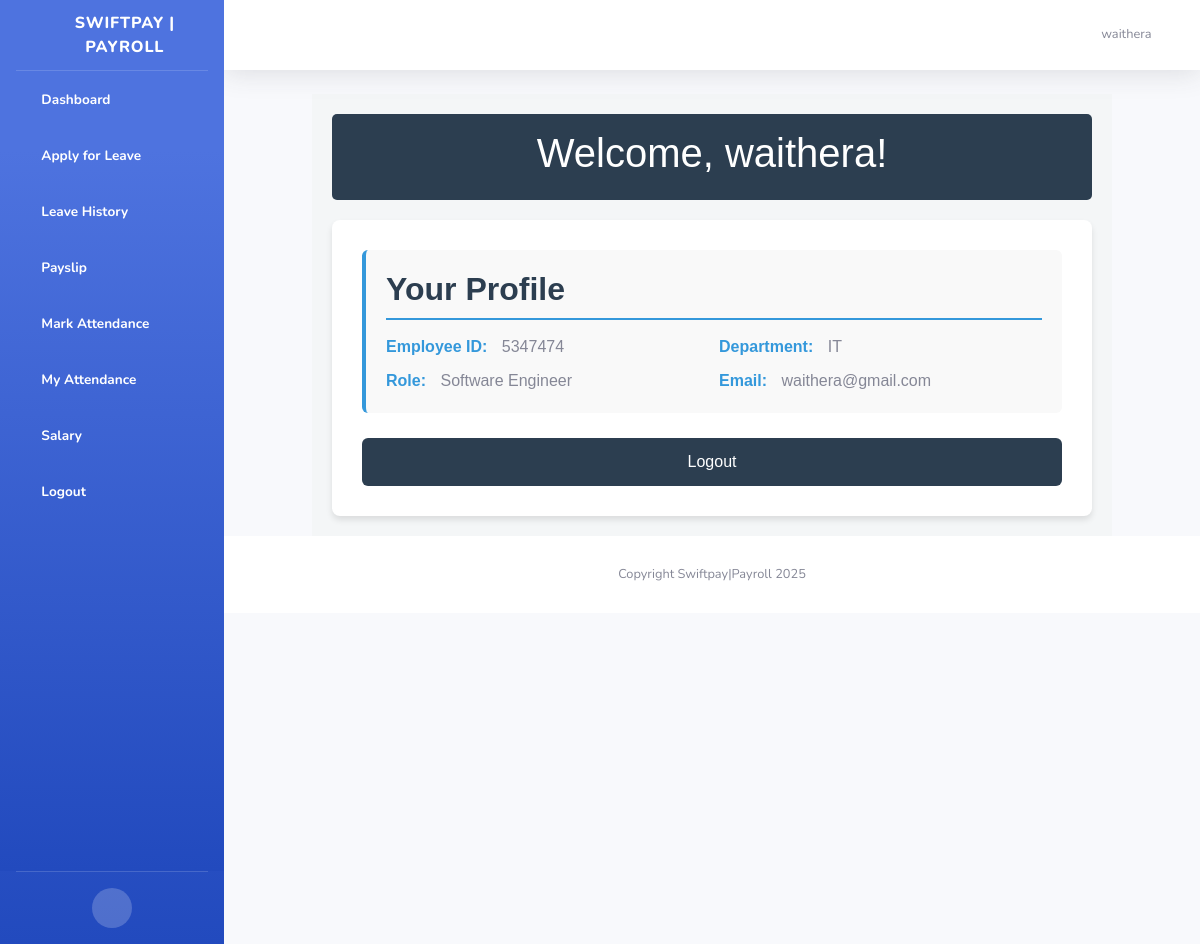
The app's page /user_dashboard/ (signed in) with its own data.
### mywebsite/models.py (models this page shows, shortened)
class CustomUser(AbstractUser):
    GENDER_CHOICES = [
        ('M', 'Male'),
        ('F', 'Female'),
        ('O', 'Other')
    ]
    employee_id = models.CharField(max_length=20, unique=True)
    date_of_birth = models.DateField(null=True, blank=True)
    gender = models.CharField(max_length=1, choices=GENDER_CHOICES)
    phone_number = models.CharField(max_length=15, blank=True)
    address = models.TextField(blank=True)
    joined_date = models.DateField(default=timezone.now)
    role = models.ForeignKey(EmployeeRole, on_delete=models.SET_NULL, null=True)
    department = models.ForeignKey(Department, on_delete=models.SET_NULL, null=True)
    is_active_employee = models.BooleanField(default=True)
    middle_name = models.CharField(max_length=255, null=True, blank=True)
    residential_status = models.CharField(max_length=2, choices=[
        ('R', 'Resident'),
        ('NR', 'Non-Resident')
    ], null=True, blank=True)
    national_id = models.CharField(max_length=10, null=True, blank=True)
    kra_pin = models.CharField(max_length=11, null=True, blank=True)
    nssf_no = models.CharField(max_length=15, null=True, blank=True)
    nhif_no = models.CharField(max_length=15, null=True, blank=True)
    passport_photo = models.ImageField(upload_to='employee_photos/', blank=True, null=True)
    basic_salary = models.DecimalField(max_digits=10, decimal_places=2, null=True, blank=True)
    bank = models.CharField(max_length=50, null=True, blank=True)
    bank_account_name = models.CharField(max_length=255, null=True, blank=True)
    bank_account_number = models.CharField(max_length=35, null=True, blank=True)
    bank_branch = models.CharField(max_length=40, null=True, blank=True)
    employee_personal_number = models.CharField(max_length=50, null=True, blank=True)
    date_of_employment = models.DateField(null=True, blank=True)
    contract_type = models.CharField(choices=[
        ('P', 'Permanent'),
        ('T', 'Temporary')
    ], max_length=1, null=True, blank=True)
    job_title = models.CharField(max_length=50, null=True, blank=True)
    employee_email = models.EmailField(null=True, blank=True)
    mobile_phone = models.CharField(max_length=15, null=True, blank=True)

class Department(models.Model):
    name = models.CharField(max_length=100, unique=True)
    description = models.TextField(blank=True, null=True)

class EmployeeRole(models.Model):
    title = models.CharField(max_length=100)
    base_salary = models.DecimalField(max_digits=10, decimal_places=2)
    department = models.ForeignKey(Department, on_delete=models.SET_NULL, null=True)

### mywebsite/views.py (the view)
# urls.py: path('user_dashboard/', views.user_dashboard, name='user_dashboard'),
@login_required
def user_dashboard(request):
    user = request.user
    context = {
        'employee': user,
        'attendance_records': Attendance.objects.filter(employee=user).order_by('-date')[:5],  # Last 5 attendance records
        'leave_applications': LeaveApplication.objects.filter(employee=user).order_by('-applied_on')[:5],  # Last 5 leave requests
        'salary_details': Salary.objects.filter(employee=user).order_by('-year', '-month')[:3],  # Last 3 salary records
        'payslips': PaySlip.objects.filter(salary__employee=user).order_by('-issue_date')[:3],  # Last 3 payslips
        'tax_declarations': TaxDeclaration.objects.filter(employee=user).order_by('-financial_year')[:2],  # Last 2 tax records
    }
    return render(request, 'user_dashboard.html', context)

### templates/user_dashboard.html
{% extends "base.html" %}
{% load static %}
{% block content %}
<link href="{% static 'css/user-dashboard.css'  %}" rel="stylesheet">
<div class="user-dashboard">
    <div class="dashboard-header">
        <h1>Welcome, {{ employee.username }}!</h1>
    </div>
    <div class="dashboard-content">
        <div class="profile-section">
            <h2 class="section-title">Your Profile</h2>
            <div class="profile-details">
                <div><strong>Employee ID:</strong> {{ employee.employee_id }}</div>
                <div><strong>Department:</strong> {{ employee.department.name }}</div>
                <div><strong>Role:</strong> {{ employee.role.title }}</div>
                <div><strong>Email:</strong> {{ employee.email }}</div>
            </div>
        </div>
        <a href="{% url 'logout' %}">
            <button class="logout-button">Logout</button>
        </a>
    </div>
</div>
{% endblock %}

### templates/base.html (shortened to what this page needs)
<!DOCTYPE html>
<html lang="en">
<head>
    {% load static %}
    <link href="{% static 'theme/vendor/fontawesome-free/css/all.min.css'  %}" rel="stylesheet" type="text/css">
    <link href="{% static 'theme/css/sb-admin-2.min.css'  %}" rel="stylesheet">
    <link href="{% static 'css/app.css'  %}" rel="stylesheet">
    <link href="{% static 'jquerui/jquery-ui.css' %}" rel='stylesheet' type='text/css'/>
    <link href="https://cdn.datatables.net/1.10.20/css/jquery.dataTables.min.css" rel='stylesheet' type='text/css'/>
</head>
<body id="page-top">
<div id="wrapper">
    <ul class="navbar-nav bg-gradient-primary sidebar sidebar-dark accordion" id="accordionSidebar">
        <a class="sidebar-brand d-flex align-items-center justify-content-center" href="">
            <div class="sidebar-brand-icon rotate-n-15">
                <i class="fas fa-money-check-alt"></i>
            </div>
            <div class="sidebar-brand-text mx-3">SwiftPay | Payroll</div>
        </a>
        {% if user.is_authenticated %}
        <ul class="navbar-nav bg-gradient-primary sidebar sidebar-dark accordion" id="accordionSidebar">
            {% if user.is_superuser %}
                <li class="nav-item active">
                    <a class="nav-link" href="{% url 'dashboard' %}">
                        <i class="fas fa-fw fa-user-shield"></i>
                        <span>Admin Dashboard</span></a>
                </li>
                <li class="nav-item active">
                    <a class="nav-link" href="{% url 'employee_list' %}">
                        <i class="fas fa-fw fa-user-friends"></i>
                        <span>Manage Employees</span></a>
                </li>
                <li class="nav-item active">
                    <a class="nav-link" href="{% url 'leave_application_list' %}">
                        <i class="fas fa-fw fa-calendar-check"></i>
                        <span>Leave Requests</span></a>
                </li>
                <li class="nav-item active">
                    <a class="nav-link" href="{% url 'attendance_list'%}">
                        <i class="fas fa-fw fa-book-medical"></i>
                        <span>Attendance Records</span></a>
                </li>
                <li class="nav-item active">
                    <a class="nav-link" href="{% url 'admin_salary_list'%}">
                        <i class="fas fa-fw fa-check-circle"></i>
                        <span>Salary</span></a>
                </li>
                <li class="nav-item active">
                    <a class="nav-link" href="{% url 'department_list'%}">
                        <i class="fas fa-fw fa-check-circle"></i>
                        <span>Departments</span></a>
                </li>
                <li class="nav-item active">
                    <a class="nav-link" href="{% url 'monthly_payroll_report'%}">
                        <i class="fas fa-fw fa-check-circle"></i>
                        <span>Report</span></a>
                </li>
            {% else %}
                <li class="nav-item active">
                    <a class="nav-link" href="{% url 'user_dashboard' %}">
                        <i class="fas fa-fw fa-tachometer-alt"></i>
                        <span>Dashboard</span></a>
                </li>
                <li class="nav-item active">
                    <a class="nav-link" href="{% url 'apply_leave'%}">
                        <i class="fas fa-fw fa-plus"></i>
                        <span>Apply for Leave</span></a>
                </li>
                <li class="nav-item active">
                    <a class="nav-link" href="{% url 'user_leave_history'%}">
                        <i class="fas fa-fw fa-address-card"></i>
                        <span>Leave History</span></a>
                </li>
                <li class="nav-item active">
                    <a class="nav-link" href="#">
                        <i class="fas fa-fw fa-file-invoice-dollar"></i>
                        <span>Payslip</span></a>
                </li>
                <li class="nav-item active">
                    <a class="nav-link" href="{% url 'mark_attendance'%}">
                        <i class="fas fa-fw fa-check-circle"></i>
                        <span>Mark Attendance</span></a>
                </li>
                <li class="nav-item active">
                    <a class="nav-link" href="{% url 'user_attendance_list'%}">
                        <i class="fas fa-fw fa-check-circle"></i>
                        <span>My Attendance</span></a>
                </li>
                <li class="nav-item active">
                    <a class="nav-link" href="{% url 'salary_list'%}">
                        <i class="fas fa-fw fa-check-circle"></i>
                        <span>Salary</span></a>
                </li>
            {% endif %}
            <li class="nav-item active">
                <a class="nav-link" href="{% url 'logout' %}">
                    <i class="fas fa-fw fa-sign-out-alt"></i>
                    <span>Logout</span></a>
            </li>
        </ul>
    {% endif %}
        <hr class="sidebar-divider">
        <div class="text-center d-none d-md-inline">
            <button class="rounded-circle border-0" id="sidebarToggle"></button>
        </div>
    </ul>
    <div id="content-wrapper" class="d-flex flex-column">
        <div id="content">
            <nav class="navbar navbar-expand navbar-light bg-white topbar mb-4 static-top shadow">
                <ul class="navbar-nav ml-auto">
                    <li class="nav-item dropdown no-arrow">
                        <a class="nav-link dropdown-toggle" href="#" id="userDropdown" role="button"
                           data-toggle="dropdown" aria-haspopup="true" aria-expanded="false">
                            <span class="mr-2 d-none d-lg-inline text-gray-600 small">{{request.user.username}}</span>
                            <i class="far fa-user-circle"></i>
                        </a>
                    </li>
                </ul>
            </nav>
            {% block content %}
            {% endblock %}
            <footer class="sticky-footer bg-white">
                <div class="container my-auto">
                    <div class="copyright text-center my-auto">
                        <span>Copyright Swiftpay|Payroll 2025</span>
                    </div>
                </div>
            </footer>
        </div>
    </div>
</div>
</body>
</html>

### static/css/user-dashboard.css (style rules this page uses)
.user-dashboard { max-width: 800px; margin: 0 auto; padding: 20px; background-color: #f4f6f7; font-family: Arial, sans-serif; }
.dashboard-header { background-color: #2c3e50; color: white; padding: 15px; text-align: center; margin-bottom: 20px; border-radius: 5px; }
.dashboard-content { background-color: white; border-radius: 8px; box-shadow: 0 4px 6px rgba(0, 0, 0, 0.1); padding: 30px; }
.profile-section { margin-bottom: 25px; background-color: #f9f9f9; border-radius: 6px; padding: 20px; border-left: 4px solid #3498db; }
.section-title { color: #2c3e50; border-bottom: 2px solid #3498db; padding-bottom: 10px; margin-bottom: 15px; font-weight: bold; }
.profile-details { display: grid; grid-template-columns: 1fr 1fr; gap: 10px; }
.profile-details strong { color: #3498db; margin-right: 10px; }
.logout-button { display: block; width: 100%; padding: 12px; background-color: #2c3e50; color: white; text-align: center; border: none; border-radius: 6px; margin-top: 20px; cursor: pointer; transition: background-color 0.3s ease; }

### records on screen
CustomUser: user.username "waithera", username "waithera", employee_id "5347474", department.name "IT", role "Software Engineer", email "waithera@gmail.com"
